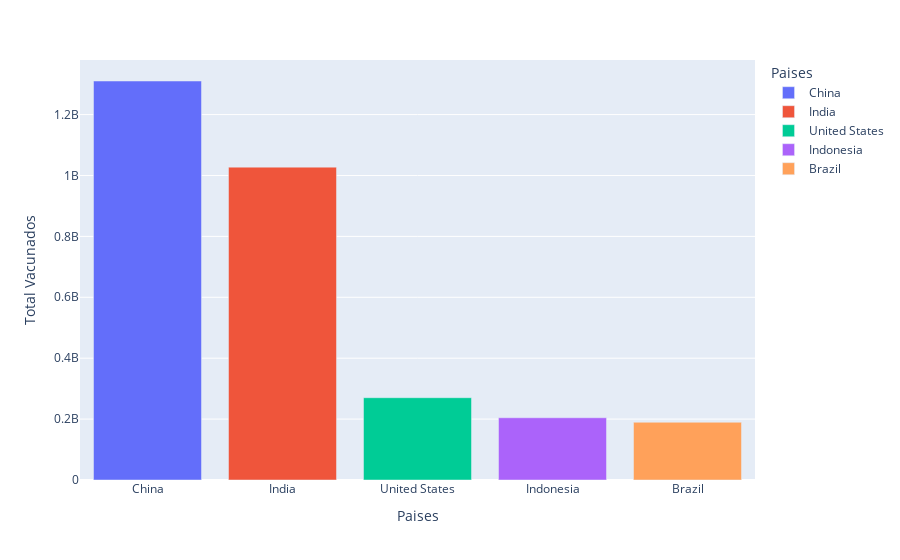

The notebook cell this image was saved under:
### Code cell
fig_3 = px.bar(top_5_evolucao_vacina, x=top_5_evolucao_vacina.index, y="people_vaccinated", color=top_5_evolucao_vacina.index,
                    labels={
                        "location":"Paises",
                        "people_vaccinated":"Total Vacunados"
                    })

fig_3.show()

### Figure 1 — Plotly figure (JSON) as saved in the notebook; plotly's stock layout.template omitted (floating-point values rounded to 4 significant figures)
{"data": [{"alignmentgroup": "True", "hovertemplate": "Paises=%{x}<br>Total Vacunados=%{y}<extra></extra>", "legendgroup": "China", "marker": {"color": "#636efa", "pattern": {"shape": ""}}, "name": "China", "offsetgroup": "China", "orientation": "v", "showlegend": true, "textposition": "auto", "type": "bar", "x": ["China"], "xaxis": "x", "y": [1310292000], "yaxis": "y"}, {"alignmentgroup": "True", "hovertemplate": "Paises=%{x}<br>Total Vacunados=%{y}<extra></extra>", "legendgroup": "India", "marker": {"color": "#EF553B", "pattern": {"shape": ""}}, "name": "India", "offsetgroup": "India", "orientation": "v", "showlegend": true, "textposition": "auto", "type": "bar", "x": ["India"], "xaxis": "x", "y": [1027438924], "yaxis": "y"}, {"alignmentgroup": "True", "hovertemplate": "Paises=%{x}<br>Total Vacunados=%{y}<extra></extra>", "legendgroup": "United States", "marker": {"color": "#00cc96", "pattern": {"shape": ""}}, "name": "United States", "offsetgroup": "United States", "orientation": "v", "showlegend": true, "textposition": "auto", "type": "bar", "x": ["United States"], "xaxis": "x", "y": [270227181], "yaxis": "y"}, {"alignmentgroup": "True", "hovertemplate": "Paises=%{x}<br>Total Vacunados=%{y}<extra></extra>", "legendgroup": "Indonesia", "marker": {"color": "#ab63fa", "pattern": {"shape": ""}}, "name": "Indonesia", "offsetgroup": "Indonesia", "orientation": "v", "showlegend": true, "textposition": "auto", "type": "bar", "x": ["Indonesia"], "xaxis": "x", "y": [204419394], "yaxis": "y"}, {"alignmentgroup": "True", "hovertemplate": "Paises=%{x}<br>Total Vacunados=%{y}<extra></extra>", "legendgroup": "Brazil", "marker": {"color": "#FFA15A", "pattern": {"shape": ""}}, "name": "Brazil", "offsetgroup": "Brazil", "orientation": "v", "showlegend": true, "textposition": "auto", "type": "bar", "x": ["Brazil"], "xaxis": "x", "y": [189643431], "yaxis": "y"}], "layout": {"autosize": true, "barmode": "relative", "legend": {"title": {"text": "Paises"}, "tracegroupgap": 0}, "margin": {"t": 60}, "xaxis": {"anchor": "y", "autorange": true, "categoryarray": ["China", "India", "United States", "Indonesia", "Brazil"], "categoryorder": "array", "domain": [0, 1], "range": [-0.5, 4.5], "title": {"text": "Paises"}, "type": "category"}, "yaxis": {"anchor": "x", "autorange": true, "domain": [0, 1], "range": [0, 1379000000.0], "title": {"text": "Total Vacunados"}, "type": "linear"}}}
